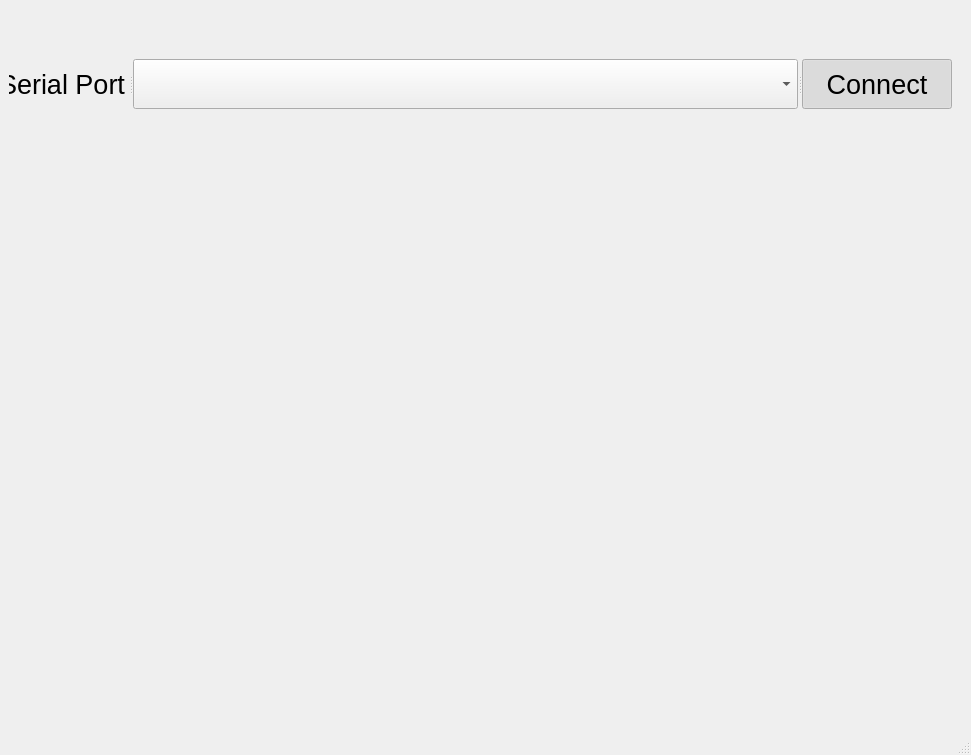
<?xml version="1.0" encoding="UTF-8"?>
<ui version="4.0">
 <class>MainWindow</class>
 <widget class="QMainWindow" name="MainWindow">
  <property name="geometry">
   <rect>
    <x>0</x>
    <y>0</y>
    <width>971</width>
    <height>755</height>
   </rect>
  </property>
  <property name="windowTitle">
   <string>MainWindow</string>
  </property>
  <widget class="QWidget" name="centralwidget">
   <layout class="QGridLayout" name="gridLayout">
    <item row="0" column="0">
     <widget class="QCustomPlot" name="widgetPlot" native="true">
      <property name="minimumSize">
       <size>
        <width>0</width>
        <height>500</height>
       </size>
      </property>
      <widget class="QSplitter" name="splitter">
       <property name="geometry">
        <rect>
         <x>-10</x>
         <y>50</y>
         <width>953</width>
         <height>50</height>
        </rect>
       </property>
       <property name="orientation">
        <enum>Qt::Horizontal</enum>
       </property>
       <widget class="QLabel" name="label">
        <property name="sizePolicy">
         <sizepolicy hsizetype="Expanding" vsizetype="Preferred">
          <horstretch>0</horstretch>
          <verstretch>0</verstretch>
         </sizepolicy>
        </property>
        <property name="minimumSize">
         <size>
          <width>130</width>
          <height>0</height>
         </size>
        </property>
        <property name="maximumSize">
         <size>
          <width>130</width>
          <height>50</height>
         </size>
        </property>
        <property name="font">
         <font>
          <pointsize>20</pointsize>
         </font>
        </property>
        <property name="text">
         <string>Serial Port</string>
        </property>
       </widget>
       <widget class="QComboBox" name="comboBoxSerialPorts">
        <property name="sizePolicy">
         <sizepolicy hsizetype="Expanding" vsizetype="Expanding">
          <horstretch>0</horstretch>
          <verstretch>0</verstretch>
         </sizepolicy>
        </property>
        <property name="minimumSize">
         <size>
          <width>0</width>
          <height>50</height>
         </size>
        </property>
        <property name="maximumSize">
         <size>
          <width>16777215</width>
          <height>50</height>
         </size>
        </property>
        <property name="font">
         <font>
          <pointsize>10</pointsize>
         </font>
        </property>
       </widget>
       <widget class="QPushButton" name="pushButtonConnectSerial">
        <property name="sizePolicy">
         <sizepolicy hsizetype="Expanding" vsizetype="Expanding">
          <horstretch>0</horstretch>
          <verstretch>0</verstretch>
         </sizepolicy>
        </property>
        <property name="maximumSize">
         <size>
          <width>150</width>
          <height>50</height>
         </size>
        </property>
        <property name="font">
         <font>
          <pointsize>20</pointsize>
         </font>
        </property>
        <property name="text">
         <string>Connect</string>
        </property>
        <property name="checkable">
         <bool>true</bool>
        </property>
        <property name="checked">
         <bool>true</bool>
        </property>
       </widget>
      </widget>
     </widget>
    </item>
   </layout>
  </widget>
  <widget class="QMenuBar" name="menubar">
   <property name="geometry">
    <rect>
     <x>0</x>
     <y>0</y>
     <width>971</width>
     <height>21</height>
    </rect>
   </property>
  </widget>
  <widget class="QStatusBar" name="statusbar"/>
 </widget>
 <customwidgets>
  <customwidget>
   <class>QCustomPlot</class>
   <extends>QWidget</extends>
   <header>qcustomplot.h</header>
   <container>1</container>
  </customwidget>
 </customwidgets>
 <resources/>
 <connections/>
</ui>
